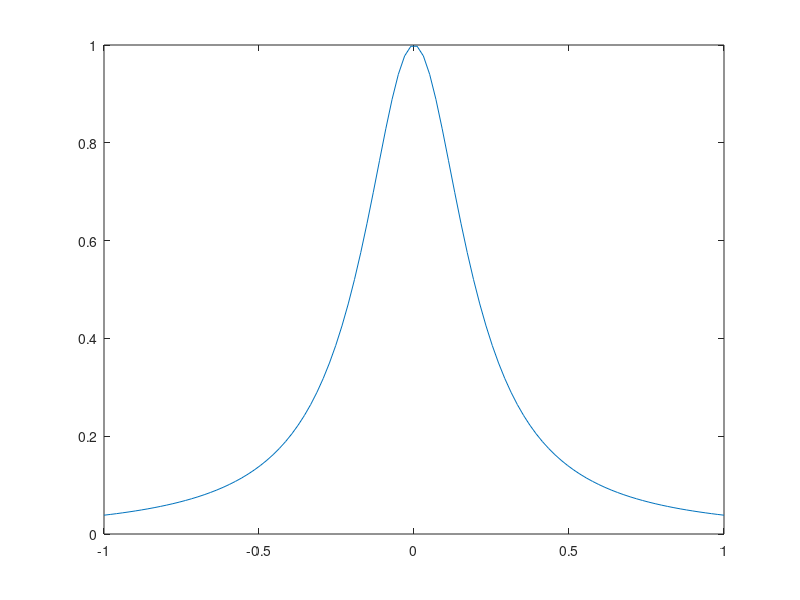

Here is the MATLAB script that generated this plot: (Note: this script raises an error after producing the figure.)
clf

f = @(x) 1./(1 + 25 * x.^2);    %rozważana funkcja
x = linspace(-1, 1, 100);       %badany przedział
n = [2, 4, 6, 8];               %stopnie wielomianu

plot(x, f(x))   % wykres dla f(x)
hold on;

%wykresy dla kolejnych stopni wielomianu
for i=1:length(n)
    y = [];
    xn = linspace(-1, 1, n(i)+1);
    fxn = f(xn);
    for k = 1: length(x)
        y = [y newton_int(xn, fxn, x(k))];
    end
    plot(x, y);
    hold on;
end

xlabel('x');
ylabel('y');
title('interpolacja wielomianowa z wykorzystaniem metody Newtona');
legend('f(x)', 'n = 2', 'n = 4', 'n = 6', 'n = 8');
